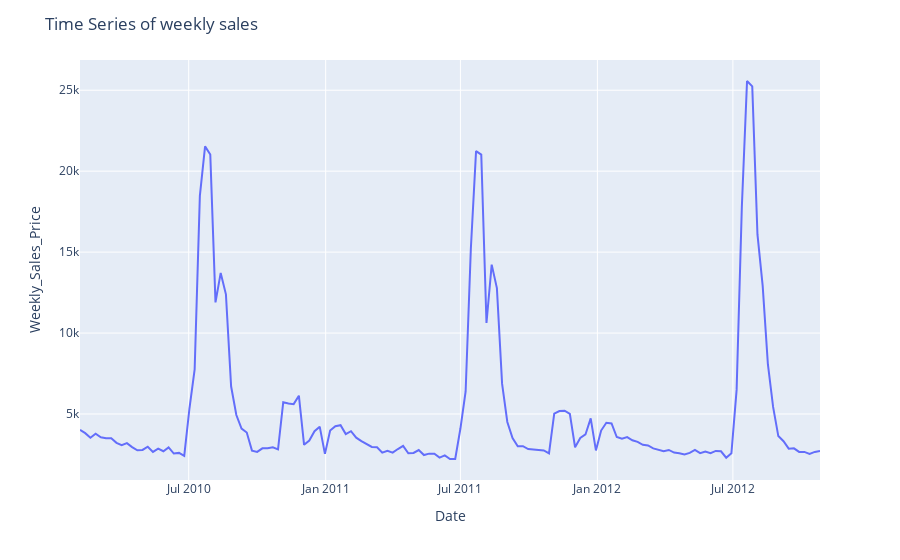

The notebook cell this image was saved under:
### Code cell
store_10_Pro_3.reset_index(level=0, inplace=True) #as index here is the date
fig = px.line(store_10_Pro_3, x='Date', y='Weekly_Sales_Price')
fig.update_layout(title_text='Time Series of weekly sales')
fig.show()

### Figure 1 — Plotly figure (JSON) as saved in the notebook; plotly's stock layout.template omitted (floating-point values rounded to 4 significant figures; data arrays with more than 128 entries replaced by an {"elided": "..."} marker saying what was removed)
{"data": [{"hovertemplate": "Date=%{x}<br>Weekly_Sales_Price=%{y}<extra></extra>", "legendgroup": "", "line": {"color": "#636efa", "dash": "solid"}, "marker": {"symbol": "circle"}, "mode": "lines", "name": "", "orientation": "v", "showlegend": false, "type": "scatter", "x": {"elided": "143 str values"}, "xaxis": "x", "y": {"elided": "143 float values"}, "yaxis": "y"}], "layout": {"legend": {"tracegroupgap": 0}, "margin": {"t": 60}, "title": {"text": "Time Series of weekly sales"}, "xaxis": {"anchor": "y", "domain": [0, 1], "title": {"text": "Date"}}, "yaxis": {"anchor": "x", "domain": [0, 1], "title": {"text": "Weekly_Sales_Price"}}}}
